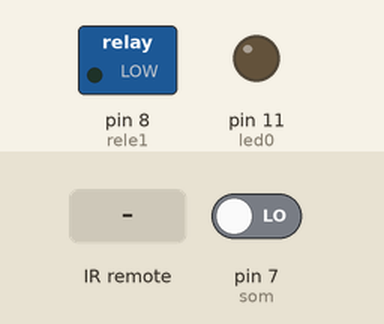
Recording of a sketch running on a simulated Arduino Uno, built with avr-gcc and run on an emulated ATmega328P. Shown: switched loads named in the sketch (green lamp = pin HIGH), output pins drawn as LEDs (lit = HIGH). The test bench sets the inputs (shaded band); at power-on: pin 7 (som) LOW.

Above: at 1.2 s.
1.3 s: pin 7 (som) driven HIGH
At 1.7 s:
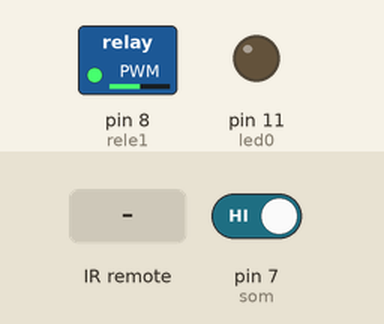
2.8 s: infrared code 0x38C7 received
At 3.9 s:
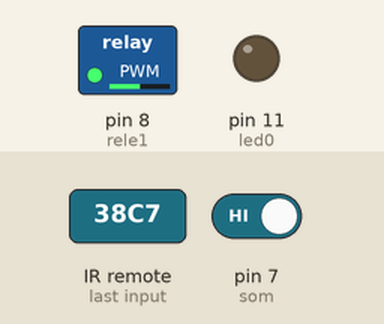
4.4 s: pin 7 (som) driven LOW
At 4.8 s:
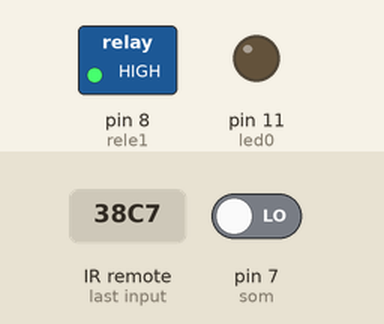
5.9 s: infrared code 0x38C7 received
At 7.3 s:
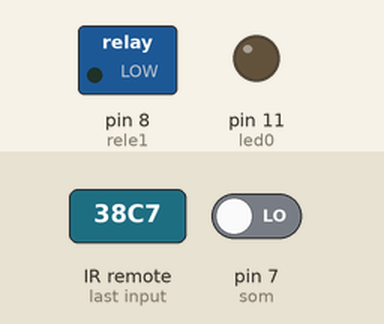
Timing chart, 0 to 8.4 s (numbered marks = the images above; inputs shaded):
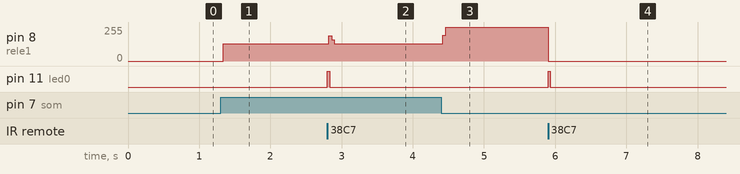

The sketch:

Sensor_de_som.ino
```cpp
// ------------------------------------------------------------------------------------------------------------
// Defines/Variables
// ------------------------------------------------------------------------------------------------------------


// Ir remote
#include <IRremote.h>
#define receptor 12
#define led0 11
IRrecv rec(receptor);
decode_results resultado;
int rec_val;
// Microfone
#define som 7
// Rele
#define rele1 8


// ------------------------------------------------------------------------------------------------------------
// Functions
// ------------------------------------------------------------------------------------------------------------

void OnRele(int pin) {
  digitalWrite(pin, HIGH);
}

void OffRele(int pin) {
  digitalWrite(pin, LOW);
}

void OnOffRele(int pin) {
  if (digitalRead(pin) == LOW) {
    digitalWrite(pin, HIGH);
  } else {
    digitalWrite(pin, LOW);
  }
}


// ------------------------------------------------------------------------------------------------------------
// Source
// ------------------------------------------------------------------------------------------------------------


void setup() {
  pinMode(rele1, OUTPUT);
  pinMode(led0, OUTPUT);
  pinMode(som, INPUT);
  Serial.begin(9600);
  rec.enableIRIn();
  digitalWrite(rele1, LOW);
}

void loop() {
  // Microfone
  if (digitalRead(som) == HIGH) {
    OnOffRele(rele1);
  }

  // Infra vermelho
  if (rec.decode(&resultado)) {
    digitalWrite(led0, HIGH);
    rec_val = resultado.value;
    //Serial.println(rec_val, HEX);
    switch (rec_val) {
      case 0x38C7:
        OnOffRele(rele1);
        break;
    }
    rec.resume();
    delay(30);
    digitalWrite(led0, LOW);
  }
}
```

Measured:
- after the input at 1.3 s, pin 8 (rele1): 0/255 → 128/255 at once
- after the input at 2.8 s, pin 8 (rele1): 128/255 → 189/255 at once, → 160/255 0.04 s later, → 128/255 0.04 s later; pin 11 (led0): LOW → HIGH at once, → LOW 0.03 s later
- after the input at 4.4 s, pin 8 (rele1): 128/255 → 255/255 at once
- after the input at 5.9 s, pin 8 (rele1): 255/255 → 0/255 at once; pin 11 (led0): LOW → HIGH at once, → LOW 0.03 s later
